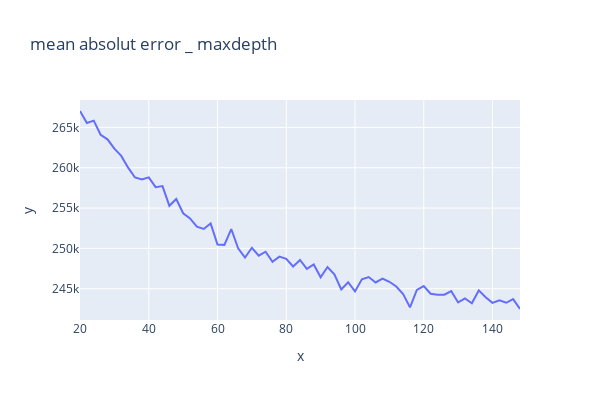
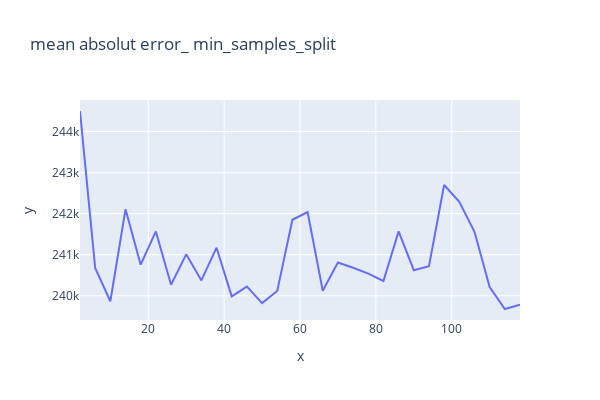

The cell these charts' notebook holds for them, in order:
### Code cell
# visualize the change of the mean absolute error according to the change of parameters: 

def max_depth_mae(max_depth):
    model= DecisionTreeRegressor(max_depth=max_depth,random_state=0)
    model.fit(X_train,y_train)
    return mean_absolute_error(y_test,model.predict(X_test))

def min_samples_split_mae(min_samples_split):
    model=DecisionTreeRegressor(min_samples_split=min_samples_split,random_state=0)
    model.fit(X_train,y_train)
    return mean_absolute_error(y_test,model.predict(X_test))

## How a decission tree will perform with this range of max_depth values
max_depth=[x for x in range(20,150,2)]
md_mae=[]
for md in max_depth:
    md_mae.append(max_depth_mae(md))
fig = px.line(y=md_mae,x=max_depth, title='mean absolut error _ maxdepth',width=600, height=400)
fig.show()

mss_mae=[]
mss=[x for x in range(2,120,4)]
for min_samples_split in mss:
    mss_mae.append(min_samples_split_mae(min_samples_split))
fig = px.line(y=mss_mae,x= mss, title='mean absolut error_ min_samples_split',width=600, height=400)
fig.show()

### Figure 1 — Plotly figure (JSON) as saved in the notebook; plotly's stock layout.template omitted (floating-point values rounded to 4 significant figures)
{"data": [{"hovertemplate": "x=%{x}<br>y=%{y}<extra></extra>", "legendgroup": "", "line": {"color": "#636efa", "dash": "solid"}, "marker": {"symbol": "circle"}, "mode": "lines", "name": "", "orientation": "v", "showlegend": false, "type": "scatter", "x": [20, 22, 24, 26, 28, 30, 32, 34, 36, 38, 40, 42, 44, 46, 48, 50, 52, 54, 56, 58, 60, 62, 64, 66, 68, 70, 72, 74, 76, 78, 80, 82, 84, 86, 88, 90, 92, 94, 96, 98, 100, 102, 104, 106, 108, 110, 112, 114, 116, 118, 120, 122, 124, 126, 128, 130, 132, 134, 136, 138, 140, 142, 144, 146, 148], "xaxis": "x", "y": [267000.0, 265500.0, 265800.0, 264100.0, 263500.0, 262400.0, 261500.0, 260000.0, 258800.0, 258500.0, 258800.0, 257600.0, 257700.0, 255300.0, 256100.0, 254400.0, 253700.0, 252700.0, 252400.0, 253100.0, 250500.0, 250400.0, 252400.0, 250000.0, 248900.0, 250100.0, 249100.0, 249600.0, 248300.0, 249000.0, 248700.0, 247800.0, 248600.0, 247500.0, 248000.0, 246400.0, 247700.0, 246800.0, 244900.0, 245800.0, 244700.0, 246200.0, 246500.0, 245800.0, 246300.0, 245900.0, 245300.0, 244300.0, 242700.0, 244800.0, 245300.0, 244400.0, 244300.0, 244300.0, 244700.0, 243300.0, 243800.0, 243200.0, 244800.0, 243900.0, 243200.0, 243600.0, 243300.0, 243700.0, 242500.0], "yaxis": "y"}], "layout": {"height": 400, "legend": {"tracegroupgap": 0}, "title": {"text": "mean absolut error _ maxdepth"}, "width": 600, "xaxis": {"anchor": "y", "domain": [0, 1], "title": {"text": "x"}}, "yaxis": {"anchor": "x", "domain": [0, 1], "title": {"text": "y"}}}}

### Figure 2 — Plotly figure (JSON) as saved in the notebook; plotly's stock layout.template omitted (floating-point values rounded to 4 significant figures)
{"data": [{"hovertemplate": "x=%{x}<br>y=%{y}<extra></extra>", "legendgroup": "", "line": {"color": "#636efa", "dash": "solid"}, "marker": {"symbol": "circle"}, "mode": "lines", "name": "", "orientation": "v", "showlegend": false, "type": "scatter", "x": [2, 6, 10, 14, 18, 22, 26, 30, 34, 38, 42, 46, 50, 54, 58, 62, 66, 70, 74, 78, 82, 86, 90, 94, 98, 102, 106, 110, 114, 118], "xaxis": "x", "y": [244500.0, 240700.0, 239900.0, 242100.0, 240800.0, 241600.0, 240300.0, 241000.0, 240400.0, 241200.0, 240000.0, 240200.0, 239800.0, 240100.0, 241900.0, 242000.0, 240100.0, 240800.0, 240700.0, 240500.0, 240400.0, 241600.0, 240600.0, 240700.0, 242700.0, 242300.0, 241600.0, 240200.0, 239700.0, 239800.0], "yaxis": "y"}], "layout": {"height": 400, "legend": {"tracegroupgap": 0}, "title": {"text": "mean absolut error_ min_samples_split"}, "width": 600, "xaxis": {"anchor": "y", "domain": [0, 1], "title": {"text": "x"}}, "yaxis": {"anchor": "x", "domain": [0, 1], "title": {"text": "y"}}}}
